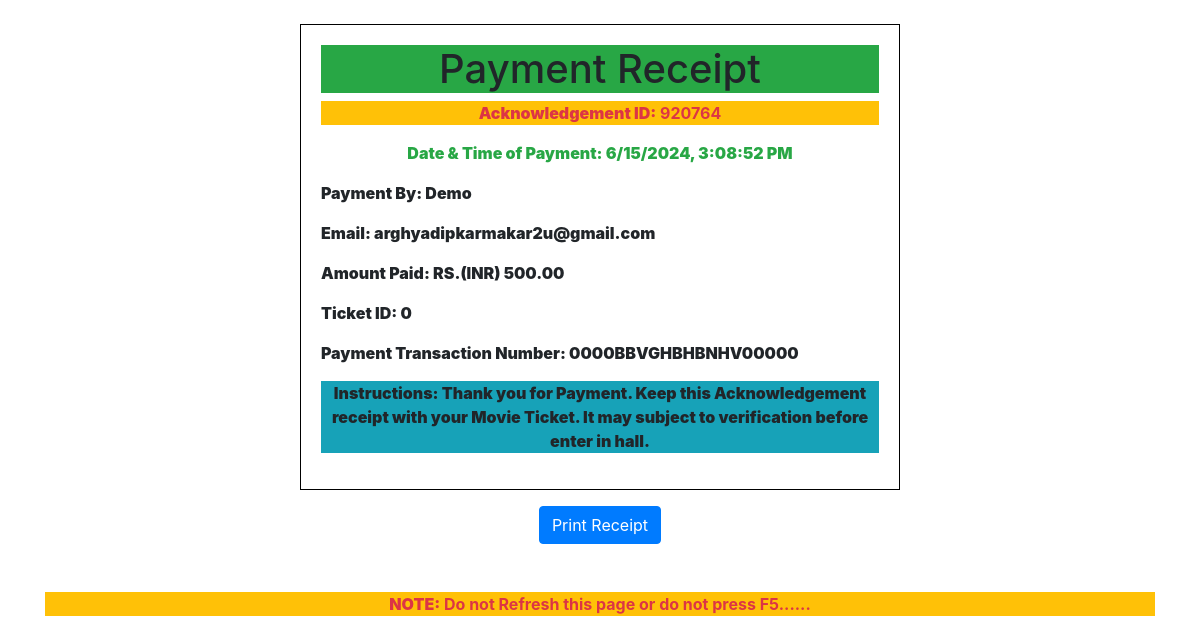
Page /generate_ticket.php?payment_id=4 (signed in) on the committed database.
### tables this page shows
CREATE TABLE `payment` (
  `payment_id` int NOT NULL AUTO_INCREMENT,
  `paymentname` varchar(255) NOT NULL,
  `email` varchar(255) NOT NULL,
  `amount` decimal(10,2) NOT NULL,
  `ticketid` int NOT NULL,
  `transaction` varchar(255) NOT NULL,
  PRIMARY KEY (`payment_id`)
);

### generate_ticket.php (the view, shortened to what this page needs)
<?php
$host = 'localhost';
$username = 'root';
$password = '';
$database = 'movie_ticket';
$conn = mysqli_connect($host, $username, $password, $database);
if (isset($_GET["payment_id"])) {
    $paymentId = $_GET["payment_id"];
    $query = "SELECT paymentname, email, amount, ticketid, transaction FROM payment WHERE payment_id = ?";
    $stmt = mysqli_prepare($conn, $query);
    if ($stmt) {
        mysqli_stmt_bind_param($stmt, "i", $paymentId);
        mysqli_stmt_execute($stmt);
        $result = mysqli_stmt_get_result($stmt);
        if ($result && mysqli_num_rows($result) > 0) {
            $paymentDetails = mysqli_fetch_assoc($result);
        }
    }
}
?>
<!DOCTYPE html>
<html>
<head>
    <link rel="stylesheet" href="https://maxcdn.bootstrapcdn.com/bootstrap/4.5.2/css/bootstrap.min.css">
</head>
<body>
    <div class="container mt-4">
        <div class="ticket">
            <h1 class="text-center bg-success">Payment Receipt</h1>
            <strong><p class="text-center text-danger bg-warning"><strong>Acknowledgement ID:</strong> <span id="ticketID"></span></p><strong>
            <p class="text-center text-success"><strong>Date & Time of Payment:</strong> <span id="ticketDate"></span></p>
            <p><strong>Payment By:</strong> <?php echo $paymentDetails['paymentname']; ?></p>
            <p><strong>Email:</strong> <?php echo $paymentDetails['email']; ?></p>
            <p><strong>Amount Paid:</strong> RS.(INR) <?php echo $paymentDetails['amount']; ?></p>
            <p><strong>Ticket ID:</strong> <?php echo $paymentDetails['ticketid']; ?></p>
            <p><strong>Payment Transaction Number:</strong> <?php echo $paymentDetails['transaction']; ?></p>
            <p class="text-center bg-info"><strong>Instructions:</strong> Thank you for Payment. Keep this Acknowledgement receipt with your Movie Ticket. It may subject to verification before enter in hall.</p></strong>
        </div>
        <div class="text-center mt-3">
            <button onclick="printTicket()" class="btn btn-primary">Print Receipt</button>
        </div>
        <br>
        <br>
        <p class="text-center text-danger bg-warning"><strong>NOTE:</strong> Do not Refresh this page or do not press F5...... </p></strong>
    </div>
</body>
</html>

### generate_ticket.php (style rules this page uses)
.ticket { border: 1px solid #000; padding: 20px; width: 80%; max-width: 600px; margin: 0 auto; }

### rows in the picture
payment: paymentname "Demo", email "arghyadipkarmakar2u@gmail.com", amount "500.00", ticketid "0", transaction "0000BBVGHBHBNHV00000"
